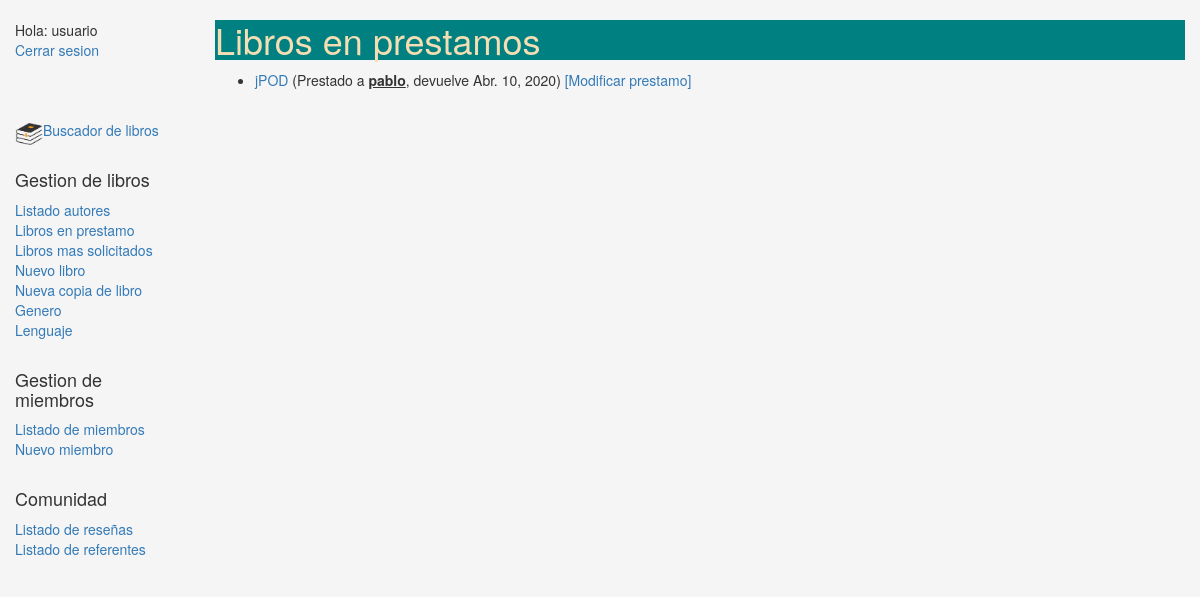
The page /gestion/allborrowed/ (signed in) on the database its author committed.
### gestion/models.py (models this page shows, shortened)
class BookInstance(models.Model):
    id = models.UUIDField(primary_key=True, default=uuid.uuid4, help_text="ID único para este libro particular en toda la biblioteca")
    book = models.ForeignKey('Book', on_delete=models.SET_NULL, null=True, verbose_name = 'Libro')
    imprint = models.CharField(max_length=200, verbose_name = 'Editorial')
    due_back = models.DateField(null=True, blank=True, verbose_name = 'Fecha devolución', help_text = 'Si tiene fecha de devolucion el estado no puede ser Disponible')
    loan_date = models.DateField(null=True, blank=True,)
    LOAN_STATUS = (
        ('o', 'En prestamo'),
        ('a', 'Disponible'),
        ('r', 'Reservado'),
    )
    status = models.CharField(max_length = 1, choices = LOAN_STATUS, blank = True, default='a', verbose_name = 'Estado', help_text = 'No puede estar diponible y con fecha de devolucion')
    MAIN_CLASIFICATION = (
        ('a','Academico'),
        ('l','Literatura'),
        ('n','No ficción'),
    )
    main_class = models.CharField(max_length = 1, choices = MAIN_CLASIFICATION, blank = True, verbose_name = 'Estantería',  help_text = '(Academico, Literatura, No ficción)')
    borrower = models.ForeignKey(User, on_delete=models.SET_NULL, null = True, blank = True, verbose_name="Prestatario")
    @property
    def is_overdue(self):
        if self.due_back and date.today() > self.due_back:
            return True
        return False
    class Meta:
        ordering = ["due_back"]
        permissions = (("can_mark_returned", "Set book as returned"),)

class Book(models.Model):
    title = models.CharField(verbose_name = 'Titulo', max_length=200)
    author = models.ForeignKey('Author', on_delete=models.SET_NULL, null=True, verbose_name = 'Autor')
    summary = models.TextField(max_length=1000,
        help_text="Ingrese una breve descripción del libro", verbose_name = 'Resumen')
    isbn = models.CharField('ISBN',max_length=13,
        help_text='13 Caracteres <a href="https://www.isbn-international.org/content/what-isbn">ISBN number</a>')
    genre = models.ManyToManyField(Genre,
        help_text="Seleccione los generos de este libro", verbose_name = 'Genero')
    language = models.ForeignKey(Language, on_delete=models.SET_NULL, null=True, verbose_name = 'Lenguaje')
    image = models.ImageField(upload_to = 'gestion', null = True, blank = True, verbose_name = 'Imagen')
    counter = models.IntegerField(blank = True, null = True, default = 0)
    def display_genre(self):
        return ', '.join([ genre.name for genre in self.genre.all()[:3] ]) #Crea string para el genero (para Admin)
    display_genre.short_description = 'Genre'

### gestion/views.py (the view)
# urls.py: path('allborrowed/',views.AllLoanedBooks.as_view(), name = 'all-borrowed'),
class AllLoanedBooks(PermissionRequiredMixin, generic.ListView):
    model = BookInstance
    permission_required = 'gestion.can_mark_returned'
    paginate_by = 10
    def get_queryset(self):
        return BookInstance.objects.filter(status__exact='o').order_by('due_back')

### gestion/templates/gestion/bookinstance_list.html
{% extends "base_generic.html" %}
{% block content %}
    <h1>Libros en prestamos</h1>
    {% if bookinstance_list %}
    <ul>
      {% for bookinst in bookinstance_list %}
      <li class="{% if bookinst.is_overdue %}text-danger{% endif %}">
        <a href="{% url 'book-detail' bookinst.book.pk %}">{{bookinst.book.title}}</a> (Prestado a <u><b>{{ bookinst.borrower }}</u></b>, devuelve {{ bookinst.due_back }})
        <a href="{% url 'loan-book' bookinst.id %}">[Modificar prestamo]</a>
      </li>
      {% endfor %}
    </ul>
    {% else %}
      <p>No tienes libros en prestamo</p>
    {% endif %}
{% endblock %}

### gestion/templates/base_generic.html (shortened to what this page needs)
<!DOCTYPE html>
<html lang="en">
<head>
  <link rel="stylesheet" href="https://maxcdn.bootstrapcdn.com/bootstrap/3.3.7/css/bootstrap.min.css">
  {% load static %}
  <link rel="stylesheet" href="{% static 'css/styles.css' %}">
</head>
<body>
  <div class="container-fluid">
    <div class="row">
      <div class="col-sm-2">
      {% block sidebar %}
      <ul class="sidebar-nav">
      {% if user.is_authenticated %}
        <li>Hola: {{ user.get_username }}</li>
        <li><a href="{% url 'logout'%}?next={{request.path}}">Cerrar sesion</a></li><br><br><br>
      {% else %}
        <li><a href="{% url 'login'%}?next={{request.path}}">Inciar sesion</a></li><br><br><br>
      {% endif %}
          {% if user.get_username == 'usuario' %}
          <img src="{% static 'home1.png' %}"  style="width: 28px;height: 28px;float: left;" />
          <li><a href="{% url 'index' %}">Buscador de libros</a></li><br>
          <h4>Gestion de libros</h4>
            <li><a href="{% url 'authors' %}">Listado autores</a></li>
            <li><a href="{% url 'all-borrowed' %}">Libros en prestamo</a></li>
            <li><a href="{% url 'most-counted' %}">Libros mas solicitados</a></li>
            <li><a href="{% url 'add-book' %}">Nuevo libro</a></li>
            <li><a href="{% url 'bookinstance' %}">Nueva copia de libro</a></li>
            <li><a href="{% url 'genre' %}">Genero</a></li>
            <li><a href="{% url 'language' %}">Lenguaje</a></li>
            <br>
          <h4>Gestion de miembros</h4>
            <li><a href="{% url 'members' %}">Listado de miembros</a></li>
            <li><a href="{% url 'add-member' %}">Nuevo miembro</a></li>
          {% endif %}
          <br><h4>Comunidad</h4>
            <li><a href="{% url 'list-reviews' %}">Listado de reseñas</a></li>
            <li><a href="{% url 'mentor-list' %}">Listado de referentes</a></li>
      </ul>
     {% endblock %}
      </div>
      <div class="col-sm-10 ">
      {% block content %}{% endblock %}
      </div>
    </div>
  </div>
</body>
</html>

### gestion/static/css/styles.css (style rules this page uses)
.sidebar-nav { margin-top: 20px; padding: 0; list-style: none; }
body { background-color: whitesmoke; }
h1 { background-color: teal; color: wheat; }

### rows shown on the page
BookInstance: book "jPOD", borrower "pablo", due_back "Abr. 10, 2020"

### other values the page prints
{{ user.get_username }} "usuario"
